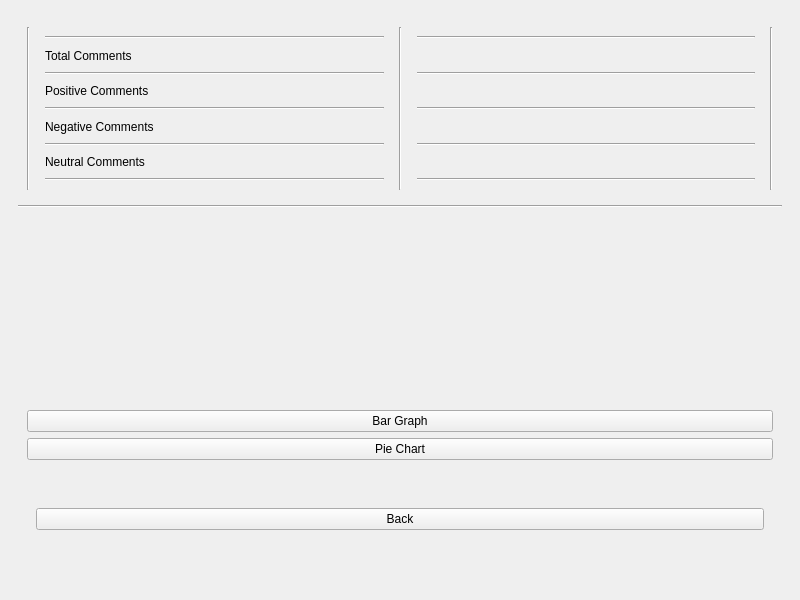
<?xml version="1.0" encoding="UTF-8"?>
<ui version="4.0">
 <class>MainWindow</class>
 <widget class="QMainWindow" name="MainWindow">
  <property name="geometry">
   <rect>
    <x>0</x>
    <y>0</y>
    <width>800</width>
    <height>600</height>
   </rect>
  </property>
  <property name="windowTitle">
   <string>MainWindow</string>
  </property>
  <widget class="QWidget" name="centralwidget">
   <layout class="QHBoxLayout" name="horizontalLayout">
    <item>
     <widget class="QWidget" name="widget" native="true">
      <layout class="QVBoxLayout" name="verticalLayout">
       <item>
        <widget class="QWidget" name="widget_2" native="true">
         <layout class="QHBoxLayout" name="horizontalLayout_2">
          <item>
           <widget class="Line" name="line_7">
            <property name="orientation">
             <enum>Qt::Vertical</enum>
            </property>
           </widget>
          </item>
          <item>
           <widget class="QWidget" name="widget_5" native="true">
            <layout class="QVBoxLayout" name="verticalLayout_2">
             <item>
              <widget class="Line" name="line_4">
               <property name="orientation">
                <enum>Qt::Horizontal</enum>
               </property>
              </widget>
             </item>
             <item>
              <widget class="QLabel" name="label">
               <property name="styleSheet">
                <string notr="true">font: 20pt &quot;Arial&quot;;
color: &quot;black&quot;</string>
               </property>
               <property name="text">
                <string>Total Comments </string>
               </property>
              </widget>
             </item>
             <item>
              <widget class="Line" name="line">
               <property name="orientation">
                <enum>Qt::Horizontal</enum>
               </property>
              </widget>
             </item>
             <item>
              <widget class="QLabel" name="label_2">
               <property name="styleSheet">
                <string notr="true">font: 20pt &quot;Arial&quot;;
color: &quot;black&quot;</string>
               </property>
               <property name="text">
                <string>Positive Comments</string>
               </property>
              </widget>
             </item>
             <item>
              <widget class="Line" name="line_2">
               <property name="orientation">
                <enum>Qt::Horizontal</enum>
               </property>
              </widget>
             </item>
             <item>
              <widget class="QLabel" name="label_3">
               <property name="styleSheet">
                <string notr="true">font: 20pt &quot;Arial&quot;;
color: &quot;black&quot;</string>
               </property>
               <property name="text">
                <string>Negative Comments</string>
               </property>
              </widget>
             </item>
             <item>
              <widget class="Line" name="line_3">
               <property name="orientation">
                <enum>Qt::Horizontal</enum>
               </property>
              </widget>
             </item>
             <item>
              <widget class="QLabel" name="label_4">
               <property name="styleSheet">
                <string notr="true">font: 20pt &quot;Arial&quot;;
color: &quot;black&quot;</string>
               </property>
               <property name="text">
                <string>Neutral Comments</string>
               </property>
              </widget>
             </item>
             <item>
              <widget class="Line" name="line_6">
               <property name="orientation">
                <enum>Qt::Horizontal</enum>
               </property>
              </widget>
             </item>
            </layout>
           </widget>
          </item>
          <item>
           <widget class="Line" name="line_9">
            <property name="orientation">
             <enum>Qt::Vertical</enum>
            </property>
           </widget>
          </item>
          <item>
           <widget class="QWidget" name="widget_6" native="true">
            <layout class="QVBoxLayout" name="verticalLayout_3">
             <item>
              <widget class="Line" name="line_11">
               <property name="orientation">
                <enum>Qt::Horizontal</enum>
               </property>
              </widget>
             </item>
             <item>
              <widget class="QLabel" name="totalComments">
               <property name="styleSheet">
                <string notr="true">font: 20pt &quot;Arial&quot;;
color: &quot;black&quot;</string>
               </property>
               <property name="text">
                <string/>
               </property>
              </widget>
             </item>
             <item>
              <widget class="Line" name="line_10">
               <property name="orientation">
                <enum>Qt::Horizontal</enum>
               </property>
              </widget>
             </item>
             <item>
              <widget class="QLabel" name="positiveComments">
               <property name="styleSheet">
                <string notr="true">font: 20pt &quot;Arial&quot;;
color: &quot;black&quot;</string>
               </property>
               <property name="text">
                <string/>
               </property>
              </widget>
             </item>
             <item>
              <widget class="Line" name="line_12">
               <property name="orientation">
                <enum>Qt::Horizontal</enum>
               </property>
              </widget>
             </item>
             <item>
              <widget class="QLabel" name="negativeComments">
               <property name="styleSheet">
                <string notr="true">font: 20pt &quot;Arial&quot;;
color: &quot;black&quot;</string>
               </property>
               <property name="text">
                <string/>
               </property>
              </widget>
             </item>
             <item>
              <widget class="Line" name="line_13">
               <property name="orientation">
                <enum>Qt::Horizontal</enum>
               </property>
              </widget>
             </item>
             <item>
              <widget class="QLabel" name="neutralComments">
               <property name="styleSheet">
                <string notr="true">font: 20pt &quot;Arial&quot;;
color: &quot;black&quot;</string>
               </property>
               <property name="text">
                <string/>
               </property>
              </widget>
             </item>
             <item>
              <widget class="Line" name="line_14">
               <property name="orientation">
                <enum>Qt::Horizontal</enum>
               </property>
              </widget>
             </item>
            </layout>
           </widget>
          </item>
          <item>
           <widget class="Line" name="line_8">
            <property name="orientation">
             <enum>Qt::Vertical</enum>
            </property>
           </widget>
          </item>
         </layout>
        </widget>
       </item>
       <item>
        <widget class="Line" name="line_5">
         <property name="orientation">
          <enum>Qt::Horizontal</enum>
         </property>
        </widget>
       </item>
       <item>
        <widget class="QWidget" name="widget_3" native="true">
         <layout class="QVBoxLayout" name="verticalLayout_4">
          <item>
           <widget class="QLabel" name="descriptionLabel">
            <property name="styleSheet">
             <string notr="true">font: 25pt &quot;Arial&quot;;
color: &quot;black&quot;</string>
            </property>
            <property name="text">
             <string/>
            </property>
           </widget>
          </item>
         </layout>
        </widget>
       </item>
       <item>
        <widget class="QWidget" name="widget_4" native="true">
         <layout class="QVBoxLayout" name="verticalLayout_5">
          <item>
           <widget class="QPushButton" name="barGraph">
            <property name="text">
             <string>Bar Graph</string>
            </property>
           </widget>
          </item>
          <item>
           <widget class="QPushButton" name="pieChart">
            <property name="text">
             <string>Pie Chart</string>
            </property>
           </widget>
          </item>
          <item>
           <widget class="QWidget" name="widget_7" native="true">
            <layout class="QHBoxLayout" name="horizontalLayout_3">
             <item>
              <widget class="QPushButton" name="backButton">
               <property name="text">
                <string>Back</string>
               </property>
              </widget>
             </item>
            </layout>
           </widget>
          </item>
         </layout>
        </widget>
       </item>
      </layout>
     </widget>
    </item>
   </layout>
  </widget>
 </widget>
 <resources/>
 <connections/>
</ui>
